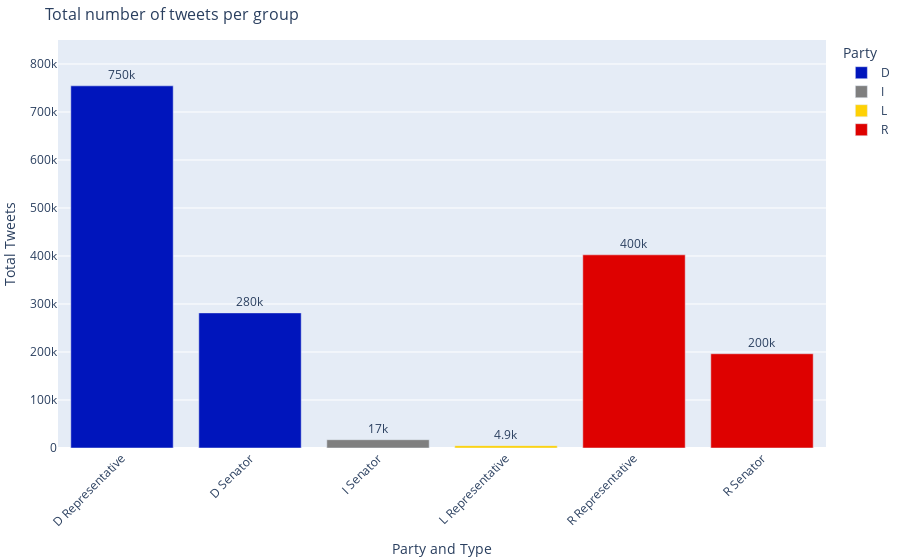

Notebook source saved alongside this figure:
### Code cell
fig = px.bar(
    tweet_count_party,
    x="Party and Type",
    y="Total Tweets",
    color='Party',
    color_discrete_sequence=["#0015BC", "#7f7f7f", "#FED105", "#DE0100"],
    text='Total Tweets',
    title = 'Total number of tweets per group'
)
fig.update_traces(texttemplate='%{text:.2s}', textposition='outside')
# Rotate labels 45 degrees
fig.update_layout(
    xaxis=dict(
        tickangle=-45,
    ),
    yaxis=dict(
        range=[0, 8.5e5]
    ),
    margin=dict(b=5,l=5,r=5,t=40),
    titlefont_size=16,
)
# save for website
fig.write_html(
    file = "../web_app/plotly_files/tweet_barplot.html", 
    full_html = False,
    include_plotlyjs='cdn'
)
fig.show()

### Figure 1 — Plotly figure (JSON) as saved in the notebook; plotly's stock layout.template omitted (floating-point values rounded to 4 significant figures)
{"data": [{"alignmentgroup": "True", "hovertemplate": "Party=D<br>Party and Type=%{x}<br>Total Tweets=%{text}<extra></extra>", "legendgroup": "D", "marker": {"color": "#0015BC"}, "name": "D", "offsetgroup": "D", "orientation": "v", "showlegend": true, "text": [754504, 281491], "textposition": "outside", "texttemplate": "%{text:.2s}", "type": "bar", "x": ["D Representative", "D Senator"], "xaxis": "x", "y": [754504, 281491], "yaxis": "y"}, {"alignmentgroup": "True", "hovertemplate": "Party=I<br>Party and Type=%{x}<br>Total Tweets=%{text}<extra></extra>", "legendgroup": "I", "marker": {"color": "#7f7f7f"}, "name": "I", "offsetgroup": "I", "orientation": "v", "showlegend": true, "text": [17275], "textposition": "outside", "texttemplate": "%{text:.2s}", "type": "bar", "x": ["I Senator"], "xaxis": "x", "y": [17275], "yaxis": "y"}, {"alignmentgroup": "True", "hovertemplate": "Party=L<br>Party and Type=%{x}<br>Total Tweets=%{text}<extra></extra>", "legendgroup": "L", "marker": {"color": "#FED105"}, "name": "L", "offsetgroup": "L", "orientation": "v", "showlegend": true, "text": [4926], "textposition": "outside", "texttemplate": "%{text:.2s}", "type": "bar", "x": ["L Representative"], "xaxis": "x", "y": [4926], "yaxis": "y"}, {"alignmentgroup": "True", "hovertemplate": "Party=R<br>Party and Type=%{x}<br>Total Tweets=%{text}<extra></extra>", "legendgroup": "R", "marker": {"color": "#DE0100"}, "name": "R", "offsetgroup": "R", "orientation": "v", "showlegend": true, "text": [402410, 196327], "textposition": "outside", "texttemplate": "%{text:.2s}", "type": "bar", "x": ["R Representative", "R Senator"], "xaxis": "x", "y": [402410, 196327], "yaxis": "y"}], "layout": {"barmode": "relative", "legend": {"title": {"text": "Party"}, "tracegroupgap": 0}, "margin": {"b": 5, "l": 5, "r": 5, "t": 40}, "title": {"font": {"size": 16}, "text": "Total number of tweets per group"}, "xaxis": {"anchor": "y", "domain": [0, 1], "tickangle": -45, "title": {"text": "Party and Type"}}, "yaxis": {"anchor": "x", "domain": [0, 1], "range": [0, 850000], "title": {"text": "Total Tweets"}}}}
